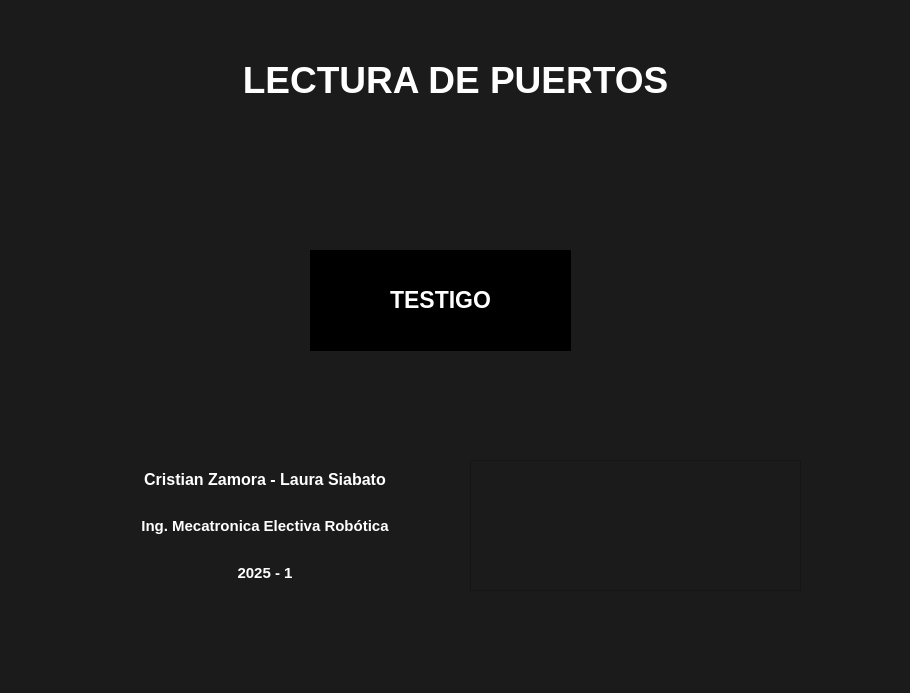
<?xml version="1.0" encoding="UTF-8"?>
<ui version="4.0">
 <class>MainWindow</class>
 <widget class="QMainWindow" name="MainWindow">
  <property name="geometry">
   <rect>
    <x>0</x>
    <y>0</y>
    <width>910</width>
    <height>693</height>
   </rect>
  </property>
  <property name="font">
   <font>
    <pointsize>10</pointsize>
   </font>
  </property>
  <property name="windowTitle">
   <string>MainWindow</string>
  </property>
  <property name="styleSheet">
   <string notr="true">background-color:rgb(27, 27, 27);
</string>
  </property>
  <widget class="QWidget" name="centralwidget">
   <widget class="QLabel" name="TITULO">
    <property name="geometry">
     <rect>
      <x>180</x>
      <y>10</y>
      <width>551</width>
      <height>141</height>
     </rect>
    </property>
    <property name="font">
     <font>
      <pointsize>17</pointsize>
      <weight>75</weight>
      <bold>true</bold>
     </font>
    </property>
    <property name="text">
     <string>&lt;html&gt;&lt;head/&gt;&lt;body&gt;&lt;p&gt;&lt;span style=&quot; font-size:28pt; color:#ffffff;&quot;&gt;LECTURA DE PUERTOS&lt;/span&gt;&lt;/p&gt;&lt;/body&gt;&lt;/html&gt;</string>
    </property>
    <property name="alignment">
     <set>Qt::AlignCenter</set>
    </property>
   </widget>
   <widget class="QWidget" name="verticalLayoutWidget">
    <property name="geometry">
     <rect>
      <x>70</x>
      <y>460</y>
      <width>390</width>
      <height>133</height>
     </rect>
    </property>
    <layout class="QVBoxLayout" name="verticalLayout">
     <item>
      <widget class="QLabel" name="Nombres">
       <property name="font">
        <font>
         <pointsize>12</pointsize>
         <weight>75</weight>
         <bold>true</bold>
        </font>
       </property>
       <property name="layoutDirection">
        <enum>Qt::RightToLeft</enum>
       </property>
       <property name="text">
        <string>&lt;html&gt;&lt;head/&gt;&lt;body&gt;&lt;p&gt;&lt;span style=&quot; color:#ffffff;&quot;&gt;Cristian Zamora - Laura Siabato&lt;/span&gt;&lt;/p&gt;&lt;/body&gt;&lt;/html&gt;</string>
       </property>
       <property name="alignment">
        <set>Qt::AlignCenter</set>
       </property>
      </widget>
     </item>
     <item>
      <widget class="QLabel" name="subtitulo">
       <property name="font">
        <font>
         <pointsize>11</pointsize>
         <weight>75</weight>
         <bold>true</bold>
        </font>
       </property>
       <property name="layoutDirection">
        <enum>Qt::LeftToRight</enum>
       </property>
       <property name="text">
        <string>&lt;html&gt;&lt;head/&gt;&lt;body&gt;&lt;p&gt;&lt;span style=&quot; color:#ffffff;&quot;&gt;Ing. Mecatronica Electiva Robótica&lt;/span&gt;&lt;/p&gt;&lt;/body&gt;&lt;/html&gt;</string>
       </property>
       <property name="alignment">
        <set>Qt::AlignCenter</set>
       </property>
      </widget>
     </item>
     <item>
      <widget class="QLabel" name="year">
       <property name="font">
        <font>
         <pointsize>11</pointsize>
         <weight>75</weight>
         <bold>true</bold>
        </font>
       </property>
       <property name="layoutDirection">
        <enum>Qt::RightToLeft</enum>
       </property>
       <property name="text">
        <string>&lt;html&gt;&lt;head/&gt;&lt;body&gt;&lt;p&gt;&lt;span style=&quot; color:#ffffff;&quot;&gt;2025 - 1&lt;/span&gt;&lt;/p&gt;&lt;/body&gt;&lt;/html&gt;</string>
       </property>
       <property name="alignment">
        <set>Qt::AlignCenter</set>
       </property>
      </widget>
     </item>
    </layout>
   </widget>
   <widget class="QGraphicsView" name="logo">
    <property name="geometry">
     <rect>
      <x>470</x>
      <y>460</y>
      <width>331</width>
      <height>131</height>
     </rect>
    </property>
   </widget>
   <widget class="QLabel" name="label">
    <property name="geometry">
     <rect>
      <x>310</x>
      <y>250</y>
      <width>261</width>
      <height>101</height>
     </rect>
    </property>
    <property name="font">
     <font>
      <pointsize>17</pointsize>
      <weight>75</weight>
      <bold>true</bold>
     </font>
    </property>
    <property name="styleSheet">
     <string notr="true">background-color:rgb(0, 0, 0)</string>
    </property>
    <property name="text">
     <string>&lt;html&gt;&lt;head/&gt;&lt;body&gt;&lt;p&gt;&lt;span style=&quot; color:#ffffff;&quot;&gt;TESTIGO&lt;/span&gt;&lt;/p&gt;&lt;/body&gt;&lt;/html&gt;</string>
    </property>
    <property name="alignment">
     <set>Qt::AlignCenter</set>
    </property>
   </widget>
  </widget>
  <widget class="QMenuBar" name="menubar">
   <property name="geometry">
    <rect>
     <x>0</x>
     <y>0</y>
     <width>910</width>
     <height>26</height>
    </rect>
   </property>
  </widget>
  <widget class="QStatusBar" name="statusbar"/>
 </widget>
 <resources/>
 <connections/>
</ui>
